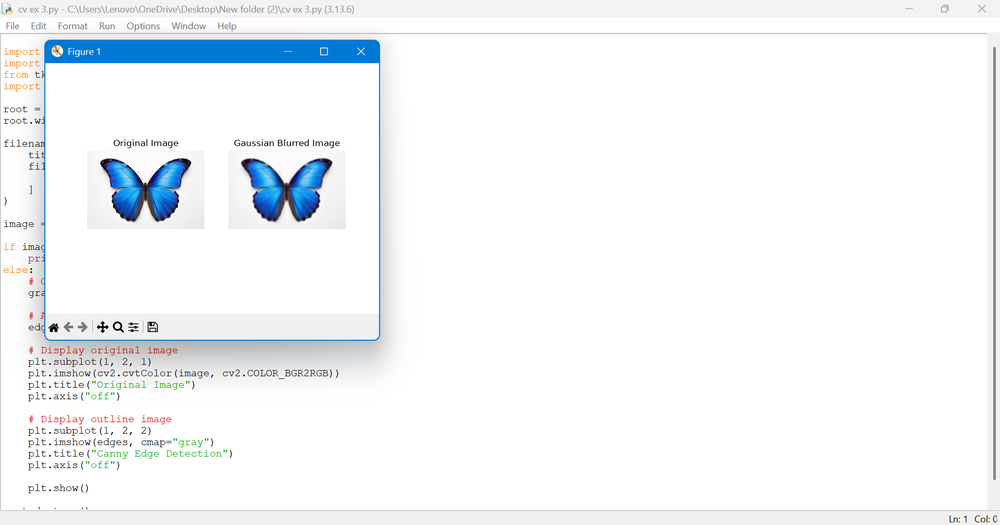
#> input picture lab experiments/ex 2.png, 1000 x 525 px, shrunk from 1918 x 1006 before the run
$ python 'cv ex 11.py'
#> lines starting #> are read from the running program, lines starting #| are printed output that depends on the picture

import cv2
import matplotlib.pyplot as plt
from tkinter import filedialog
import tkinter as tk

root = tk.Tk()
root.withdraw()

filename = filedialog.askopenfilename(
    title="Select an Image",
    filetypes=[("Image files", "*.jpg *.jpeg *.png *.bmp")]
)
#> the answer given: ex 2.png

image = cv2.imread(filename)
#> image is the input picture: shape (525, 1000, 3); mean B, G, R 247.7, 245.5, 242.8

if image is None:
    print("Image not selected or cannot be opened")
else:
    # Rotate image 180 degrees
    rotated = cv2.rotate(image, cv2.ROTATE_180)
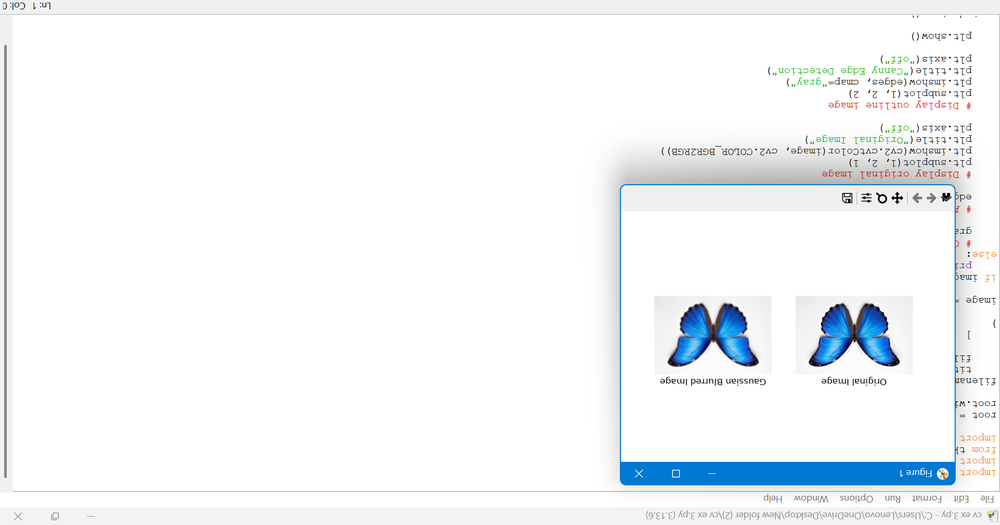
#> rotated: shape (525, 1000, 3); mean B, G, R 247.7, 245.5, 242.8

    # Convert BGR to RGB for display
    original = cv2.cvtColor(image, cv2.COLOR_BGR2RGB)
    rotated = cv2.cvtColor(rotated, cv2.COLOR_BGR2RGB)

    plt.subplot(1, 2, 1)
    plt.imshow(original)
    plt.title("Original Image")
    plt.axis("off")

    plt.subplot(1, 2, 2)
    plt.imshow(rotated)
    plt.title("180 Degree Rotation")
    plt.axis("off")

    plt.tight_layout()
    plt.show()
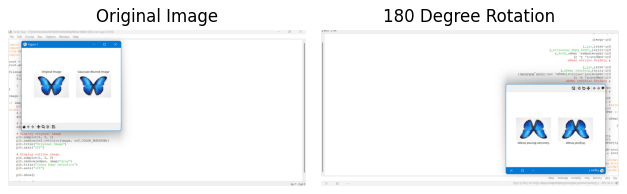
#> figure drawn by matplotlib, 2 panels

root.destroy()
